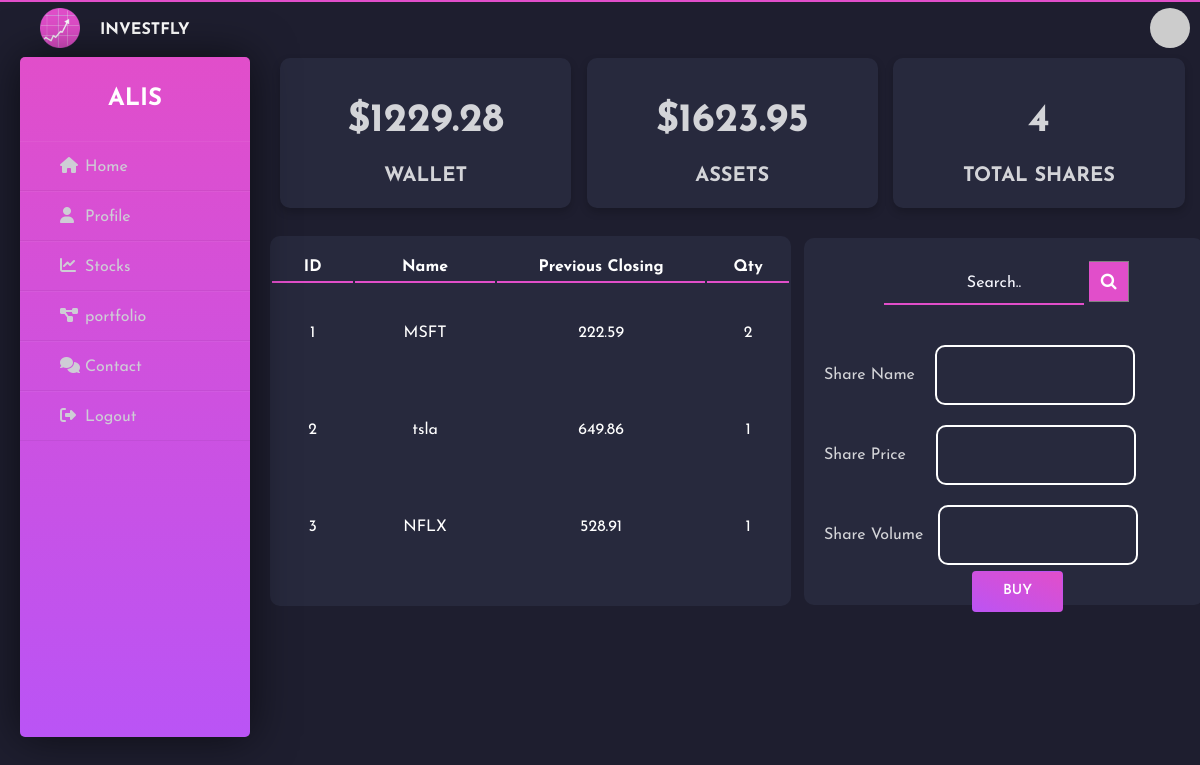
Screenshot of /dashboard (signed in) with the database file from the repository.
### app/models.py (models this page shows, shortened)
class user_login(UserMixin, db.Model):
    id = db.Column(db.Integer, primary_key=True, nullable=False)
    username = db.Column(db.String(64), index=True, unique=True, nullable=False)
    email = db.Column(db.String(120), index=True, unique=True, nullable=False)
    password_hash = db.Column(db.String(128))
    def avatar(self, size):
        digest = md5(self.email.lower().encode('utf-8')).hexdigest()
        return 'https://www.gravatar.com/avatar/{}?d=identicon&s={}'.format(digest, size)

class wallet(db.Model):
    id = db.Column(db.Integer, primary_key=True, nullable=False)
    user_id = db.Column(db.Integer, db.ForeignKey('user_login.id',onupdate='CASCADE',ondelete='CASCADE'),unique=True, nullable=False)
    balance = db.Column(db.Float)

class stock(db.Model):
    id = db.Column(db.Integer, primary_key=True, nullable=False)
    stock_name = db.Column(db.String, nullable=False)
    quantity = db.Column(db.Integer, nullable=False)
    curr_price = db.Column(db.Float, nullable=False)
    user_id = db.Column(db.Integer, db.ForeignKey('user_login.id',onupdate='CASCADE',ondelete='CASCADE'), nullable=False)
    def get_list(self):
        return [self.id, self.stock_name, self.curr_price , self.quantity]

### app/routes.py (the view)
@app.route('/dashboard', methods = ['GET', 'POST'])
@login_required
def dashboard():
    search_s = SearchForm()
    search_results = ['', '']
    user = user_info.query.filter_by(id=current_user.id).first_or_404()
    u_wallet = wallet.query.filter_by(user_id=current_user.id).first_or_404()
    u_wallet.balance = "{:.2F}".format(u_wallet.balance)
    shares = db.session.query(func.sum(stock.quantity)).filter(stock.user_id==current_user.id).scalar()
    db.session.commit()
    headings = ['ID', 'Name', 'Previous Closing','Qty']
    user_stocks = stock.query.filter_by(user_id=current_user.id).all()
    data = []
    assets = 0
    for i in range(len(user_stocks)):
        data.append(user_stocks[i].get_list())
        assets = assets + (user_stocks[i].curr_price * user_stocks[i].quantity)
    assets = "{:.2F}".format(assets)
    if search_s.validate_on_submit():
        ticker_info = search_ticker(search_s.search.data)
        search_results = [ticker_info.name, ticker_info.price, ticker_info.volume]
    return render_template('dashboard.html', wallet=u_wallet,
                            data=data , headings=headings,
                            results=search_results,
                            searches=search_s, assets=assets,
                            shares=shares)

### app/forms.py
class SearchForm(FlaskForm):
    search = StringField('Search..')
    submit = SubmitField('Search')

### app/models.py (called while the page is built)
@app.before_request
def before_request():
    session.permanent = True
    app.permanent_session_lifetime = timedelta(seconds=600)

@login.user_loader
def load_user(id):
    return user_login.query.get(int(id))

### app/templates/dashboard.html (shortened to what this page needs)
{% extends "base2.html" %}
{% block head %}
  <link rel= "stylesheet" type= "text/css" href= "{{url_for('static',filename='css/dashboard.css')}}">
  <link rel="stylesheet" href="https://cdnjs.cloudflare.com/ajax/libs/font-awesome/4.7.0/css/font-awesome.min.css">
{% endblock %}
{% block content %}
<div class="row">
    <div class="column">
      <div class="card">
        <div class="container">
        <h1><b>${{ wallet.balance }} </b></h1>
        <h3><b>WALLET</b></h3>
      </div>
    </div>
    </div>
     <div class="column">
      <div class="card">
        <div class="container">
        <h1><b>${{ assets }}</b></h1>
        <h3><b>ASSETS</b></h3>
      </div>
     </div>
    </div>
     <div class="column">
      <div class="card">
        <div class="container">
        <h1><b>{{shares}}</b></h1>
        <h3><b>TOTAL SHARES</b></h3>
      </div>
    </div>
  </div>
</div>
<div class="search-box">
 <form action="" method="post" >
  <div class="shares">
    <div class="example">
      <input type="text" name="search" placeholder="Search..">
      <button type="submit" onclick="loading()"><i class="fa fa-search"></i></button>
    </div>
    <div class="data">
      <label class=label1 for="fname">Share Name</label>
      <input class="items" type="text" name="Share Name" placeholder="{{ results[0]}}" disabled>
    </div>
    <div class="data">
      <label class=label2 for="fname">Share Price</label>
      <input class="items" type="text" name="Share Name" placeholder="{{ results[1]}}" disabled>
    </div>
    <div class="data">
      <label class=label3 for="fname">Share Volume</label>
      <input class="items" type="text" name="Share Name" placeholder="{{ results[2]}}" disabled>
    </div>
  </form>
  </div>
<div>
<a href="{{url_for('buy')}}"id="myBtn" class="btn btn-fill btn-primary">BUY</a>
</div>
  <div class=row1>
  <table class="table">
    <tr class="tab_head">
        {% for header in headings %}
        <th class="tab_b">{{ header }}</th>
        {% endfor %}
    </tr>
    {% for row in data %}
    <tr>
        {% for cell in row %}
        <td class="tab_body">{{ cell }}</td>
        {% endfor %}
    </tr>
    {% endfor %}
 </table>
  </div>
{% endblock %}

### app/templates/base2.html (shortened to what this page needs)
<!DOCTYPE html>
<html lang="en">
<head>
	<link rel= "stylesheet" type= "text/css" href= "{{url_for('static',filename='css/base2.css')}}">
    {% block head %}{% endblock %}
</head>
<body>
<div class="wrapper">
    <img class="img" src="{{url_for('static',filename='img/logo1.png')}}" width="40" height="40" alt="" loading="lazy">
    <div class="header">
        <h4>INVESTFLY</h4>
    </div>
    <img class="user" src="{{current_user.avatar(128)}}" width="40" height="40" alt="" loading="lazy">
    <div class="sidebar">
        <h2>{{current_user.username}}</h2>
        <ul>
            <li><a href="{{ url_for('home_page' )}}"><i class="fas fa-home"></i>Home</a></li>
            <li><a href="{{ url_for('profile') }}"><i class="fas fa-user"></i>Profile</a></li>
            <li><a href="{{ url_for('stocks') }}"><i class="fas fa-chart-line"></i>Stocks</a></li>
            <li><a href="{{ url_for('portfolio') }}"><i class="fas fa-project-diagram"></i>portfolio</a></li>
            <li><a href="#"><i class="fas fa-comments"></i>Contact</a></li>
            <li><a href="{{ url_for('logout') }}"><i class="fas fa-sign-out-alt"></i>Logout</a></li>
        </ul>
    </div>
</div>
{% block content%}
{% endblock %}
</body>
</html>

### app/Static/css/base2.css (style rules this page uses)
* { margin: 0; padding: 0; box-sizing: border-box; list-style: none; text-decoration: none; font-family: 'Josefin Sans', sans-serif; }
::placeholder { color:ghostwhite; }
body { background-color: rgb(2, 11, 37); }
.wrapper { border-top: 2px solid #e14eca; width: 100%; display: flex; position: relative; }
.wrapper .sidebar { margin-left: 20px; margin-top: 55px; width: 230px; height: 85%; background: #ba54f5; background: -webkit-linear-gradient(0deg, #ba54f5 0%, #e14eca 100%); background: -o-linear-gradient(0deg, #ba54f5 0%, #e14eca 100%); background: -moz-linear-gradient(0deg, #ba54f5 0%, #e14eca 100%); background: linear-gradient(0deg, #ba54f5 0%, #e14eca 100%); padding: 30px 0px; position: fixed; border-radius: 5px; box-shadow: 0px 0px 45px 0px rgba(0, 0, 0, 0.6); display: block; overflow: auto; }
.wrapper .sidebar h2 { color: #fff; text-transform: uppercase; text-align: center; margin-bottom: 30px; }
.wrapper .sidebar ul li { padding: 15px; border-bottom: 1px solid #bdb8d7; border-bottom: 1px solid rgba(0,0,0,0.05); border-top: 1px solid rgba(255,255,255,0.05); }
.wrapper .sidebar ul li a { margin-left: 25px; color: #cecdd5; display: block; }
.wrapper .sidebar ul li a .fas { width: 25px; }
.wrapper .header { padding-top: 20px; background: #1e1e2f; color: white; text-transform: uppercase; text-align: center; margin-left: 20px; }
.wrapper .img { margin-top: 6px; margin-left: 40px; }
.wrapper .user { border-radius: 50%; margin-left: 80% ; margin-top: 6px; }

### rows the page displays
user_login: username "ALIS"
wallet: balance "1229.28"
stock: row "1" "2", stock_name "MSFT", curr_price "222.59"
stock: row "2" "1", stock_name "tsla", curr_price "649.86"
stock: row "3" "1", stock_name "NFLX", curr_price "528.91"

### other values shown
{{ assets }} "1623.95"
{{ shares }} "4"
{{ header }} "ID" "Name" "Previous Closing" "Qty"
